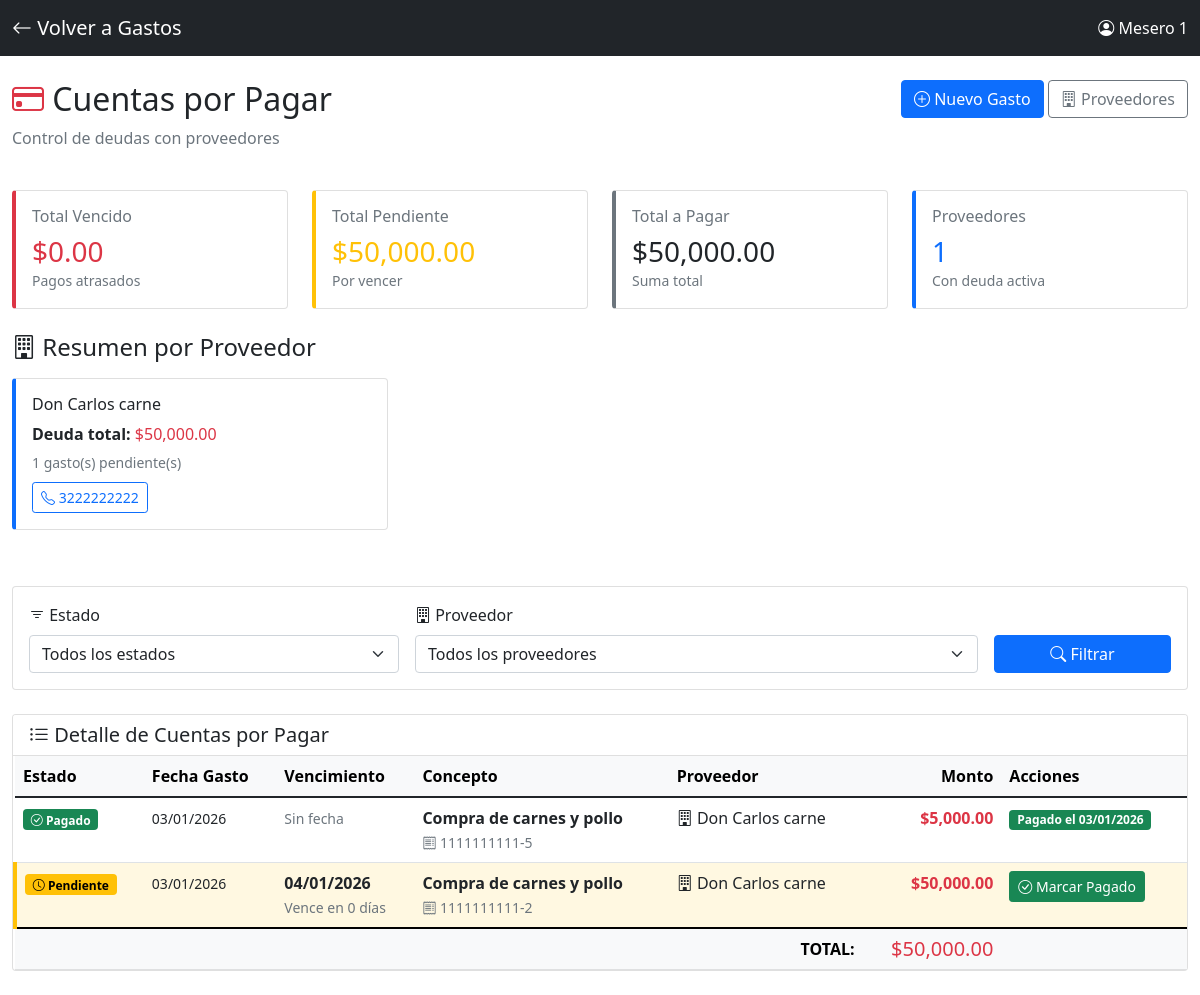
Before: /cuentas_por_pagar (signed in) with the older database file.
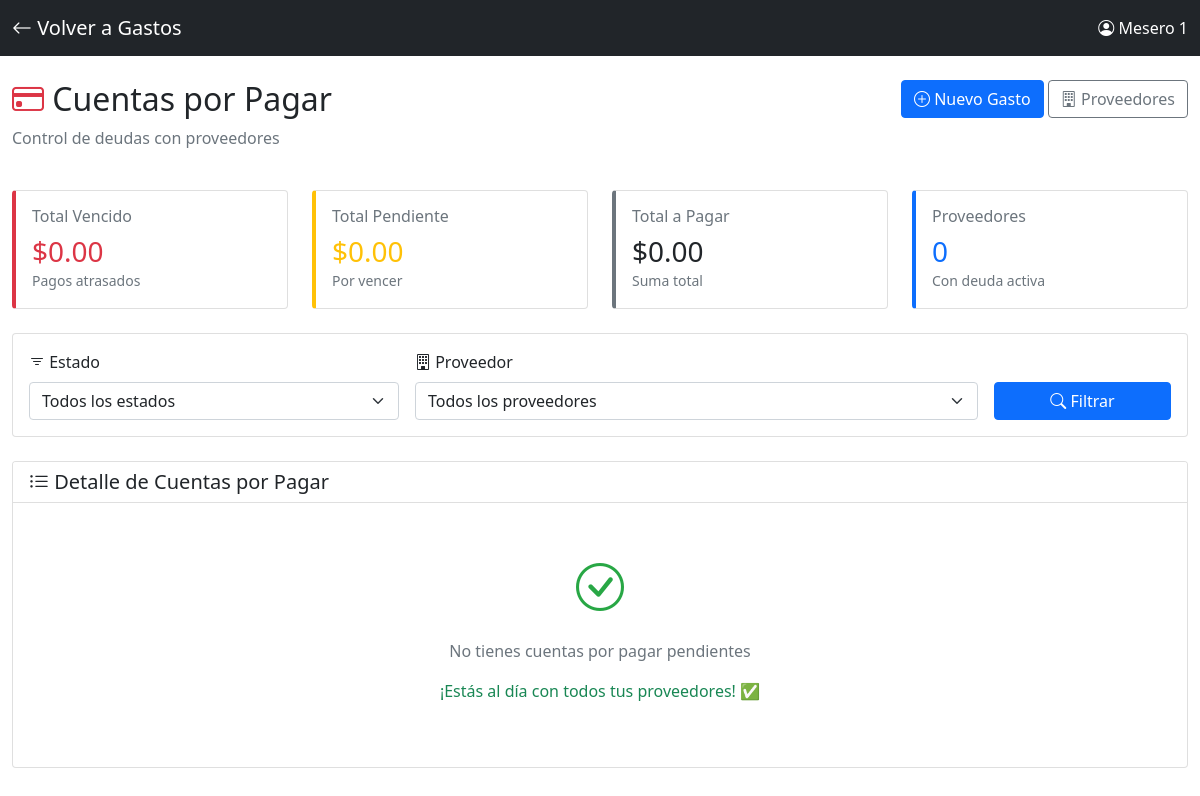
After: the same page with the newer database file.
### app.py (models this page shows)
class Proveedor(db.Model):
    id = db.Column(db.Integer, primary_key=True)
    nombre = db.Column(db.String(200), nullable=False)
    nit = db.Column(db.String(50))
    telefono = db.Column(db.String(50))
    email = db.Column(db.String(100))
    direccion = db.Column(db.String(300))
    notas = db.Column(db.Text)
    activo = db.Column(db.Boolean, default=True)
    fecha_registro = db.Column(db.DateTime, default=datetime.now)
    gastos = db.relationship('Gasto', backref='proveedor', lazy=True)

class Gasto(db.Model):
    id = db.Column(db.Integer, primary_key=True)
    fecha = db.Column(db.DateTime, default=datetime.now, nullable=False)
    concepto = db.Column(db.String(300), nullable=False)
    monto = db.Column(db.Float, nullable=False)
    categoria_id = db.Column(db.Integer, db.ForeignKey('categoria_gasto.id'), nullable=False)
    proveedor_id = db.Column(db.Integer, db.ForeignKey('proveedor.id'), nullable=True)
    usuario_id = db.Column(db.Integer, db.ForeignKey('usuario.id'), nullable=False)
    metodo_pago = db.Column(db.String(50), default='efectivo')
    numero_factura = db.Column(db.String(100))
    notas = db.Column(db.Text)
    archivo_adjunto = db.Column(db.String(500))
    aprobado = db.Column(db.Boolean, default=True)
    fecha_aprobacion = db.Column(db.DateTime)
    aprobado_por_id = db.Column(db.Integer, db.ForeignKey('usuario.id'), nullable=True)
    estado_pago = db.Column(db.String(20), default='pagado')  # pagado, pendiente, vencido
    fecha_vencimiento = db.Column(db.Date, nullable=True)  # Cuándo se debe pagar
    fecha_pago_real = db.Column(db.DateTime, nullable=True)  # Cuándo se pagó realmente
    usuario = db.relationship('Usuario', foreign_keys=[usuario_id], backref='gastos_registrados')
    aprobado_por = db.relationship('Usuario', foreign_keys=[aprobado_por_id], backref='gastos_aprobados')

### app.py (the view)
@app.route("/cuentas_por_pagar")
@login_required
def cuentas_por_pagar():
    estado = request.args.get('estado', 'todos')
    proveedor_id = request.args.get('proveedor_id', type=int)
    query = Gasto.query
    if estado != 'todos':
        query = query.filter(Gasto.estado_pago == estado)
    if proveedor_id:
        query = query.filter(Gasto.proveedor_id == proveedor_id)
    gastos = query.order_by(Gasto.fecha_vencimiento).all()
    from datetime import date
    hoy = date.today()
    for gasto in gastos:
        if gasto.estado_pago == 'pendiente' and gasto.fecha_vencimiento and gasto.fecha_vencimiento < hoy:
            gasto.estado_pago = 'vencido'
    db.session.commit()
    total_pendiente = sum(g.monto for g in gastos if g.estado_pago == 'pendiente')
    total_vencido = sum(g.monto for g in gastos if g.estado_pago == 'vencido')
    total_general = total_pendiente + total_vencido
    gastos_por_proveedor = {}
    for gasto in gastos:
        if gasto.estado_pago in ['pendiente', 'vencido']:
            if gasto.proveedor:
                prov_id = gasto.proveedor.id
                if prov_id not in gastos_por_proveedor:
                    gastos_por_proveedor[prov_id] = {
                        'proveedor': gasto.proveedor,
                        'total': 0,
                        'cantidad': 0
                    }
                gastos_por_proveedor[prov_id]['total'] += gasto.monto
                gastos_por_proveedor[prov_id]['cantidad'] += 1
    proveedores = Proveedor.query.filter_by(activo=True).order_by(Proveedor.nombre).all()
    return render_template("cuentas/cuentas_por_pagar.html",
                         gastos=gastos,
                         total_pendiente=total_pendiente,
                         total_vencido=total_vencido,
                         total_general=total_general,
                         gastos_por_proveedor=gastos_por_proveedor.values(),
                         proveedores=proveedores,
                         estado_filtro=estado,
                         proveedor_filtro=proveedor_id,
                         datetime=datetime)  # ← AGREGAR ESTA LÍNEA

### app.py (called while the page is built)
@login_manager.user_loader
def load_user(user_id):
    return Usuario.query.get(int(user_id))

### templates/cuentas/cuentas_por_pagar.html (shortened to what the changed rows need)
<!DOCTYPE html>
<html lang="es">
<head>
    <link href="https://cdn.jsdelivr.net/npm/bootstrap@5.1.3/dist/css/bootstrap.min.css" rel="stylesheet">
    <link rel="stylesheet" href="https://cdn.jsdelivr.net/npm/bootstrap-icons@1.7.2/font/bootstrap-icons.css">
</head>
<body>
    <div class="container-fluid py-4">
        <div class="row mb-4">
            <div class="col-md-8">
                <h2><i class="bi bi-credit-card text-danger"></i> Cuentas por Pagar</h2>
            </div>
        </div>
        <div class="row mb-4">
            <div class="col-md-3">
                <div class="card stat-card" style="border-left-color: #ffc107;">
                    <div class="card-body">
                        <h6 class="text-muted mb-2">Total Pendiente</h6>
                        <h3 class="mb-0 text-warning">${{ "{:,.2f}".format(total_pendiente) }}</h3>
                        <small class="text-muted">Por vencer</small>
                    </div>
                </div>
            </div>
            <div class="col-md-3">
                <div class="card stat-card" style="border-left-color: #6c757d;">
                    <div class="card-body">
                        <h6 class="text-muted mb-2">Total a Pagar</h6>
                        <h3 class="mb-0">${{ "{:,.2f}".format(total_general) }}</h3>
                        <small class="text-muted">Suma total</small>
                    </div>
                </div>
            </div>
            <div class="col-md-3">
                <div class="card stat-card" style="border-left-color: #0d6efd;">
                    <div class="card-body">
                        <h6 class="text-muted mb-2">Proveedores</h6>
                        <h3 class="mb-0 text-primary">{{ gastos_por_proveedor|length }}</h3>
                        <small class="text-muted">Con deuda activa</small>
                    </div>
                </div>
            </div>
        </div>
        {% if gastos_por_proveedor %}
        <div class="row mb-4">
            <div class="col-12">
                <h4 class="mb-3"><i class="bi bi-building"></i> Resumen por Proveedor</h4>
                <div class="row">
                    {% for item in gastos_por_proveedor %}
                    <div class="col-md-4 mb-3">
                        <div class="card proveedor-card">
                            <div class="card-body">
                                <h6 class="card-title">{{ item.proveedor.nombre }}</h6>
                                <p class="mb-1">
                                    <strong>Deuda total:</strong>
                                    <span class="text-danger">${{ "{:,.2f}".format(item.total) }}</span>
                                </p>
                                <p class="mb-0">
                                    <small class="text-muted">{{ item.cantidad }} gasto(s) pendiente(s)</small>
                                </p>
                                {% if item.proveedor.telefono %}
                                <a href="tel:{{ item.proveedor.telefono }}" class="btn btn-sm btn-outline-primary mt-2">
                                    <i class="bi bi-telephone"></i> {{ item.proveedor.telefono }}
                                </a>
                                {% endif %}
                            </div>
                        </div>
                    </div>
                    {% endfor %}
                </div>
            </div>
        </div>
        {% endif %}
        <div class="card">
            <div class="card-body p-0">
                {% if gastos %}
                <div class="table-responsive">
                    <table class="table table-hover mb-0">
                        <thead class="table-light">
                            <tr>
                                <th>Estado</th>
                                <th>Fecha Gasto</th>
                                <th>Vencimiento</th>
                                <th>Concepto</th>
                                <th>Proveedor</th>
                                <th class="text-end">Monto</th>
                                <th>Acciones</th>
                            </tr>
                        </thead>
                        <tbody>
                            {% for gasto in gastos %}
                            <tr class="gasto-row {% if gasto.estado_pago == 'vencido' %}gasto-vencido{% elif gasto.estado_pago == 'pendiente' %}gasto-pendiente{% endif %}">
                                <td>
                                    {% if gasto.estado_pago == 'vencido' %}
                                    <span class="badge badge-vencido">
                                        <i class="bi bi-exclamation-triangle"></i> Vencido
                                    </span>
                                    {% elif gasto.estado_pago == 'pendiente' %}
                                    <span class="badge badge-pendiente">
                                        <i class="bi bi-clock"></i> Pendiente
                                    </span>
                                    {% else %}
                                    <span class="badge bg-success">
                                        <i class="bi bi-check-circle"></i> Pagado
                                    </span>
                                    {% endif %}
                                </td>
                                <td>
                                    <small>{{ gasto.fecha.strftime('%d/%m/%Y') }}</small>
                                </td>
                                <td>
                                    {% if gasto.fecha_vencimiento %}
                                    <strong>{{ gasto.fecha_vencimiento.strftime('%d/%m/%Y') }}</strong>
                                    {% if gasto.estado_pago == 'vencido' %}
                                    <br><small class="text-danger">
                                        Vencido hace
                                        {{ (datetime.now().date() - gasto.fecha_vencimiento).days }} días
                                    </small>
                                    {% elif gasto.estado_pago == 'pendiente' %}
                                    <br><small class="text-muted">
                                        Vence en
                                        {{ (gasto.fecha_vencimiento - datetime.now().date()).days }} días
                                    </small>
                                    {% endif %}
                                    {% else %}
                                    <small class="text-muted">Sin fecha</small>
                                    {% endif %}
                                </td>
                                <td>
                                    <strong>{{ gasto.concepto }}</strong>
                                    {% if gasto.numero_factura %}
                                    <br><small class="text-muted">
                                        <i class="bi bi-receipt"></i> {{ gasto.numero_factura }}
                                    </small>
                                    {% endif %}
                                </td>
                                <td>
                                    {% if gasto.proveedor %}
                                    <i class="bi bi-building"></i> {{ gasto.proveedor.nombre }}
                                    {% else %}
                                    <span class="text-muted">-</span>
                                    {% endif %}
                                </td>
                                <td class="text-end">
                                    <strong class="text-danger">
                                        ${{ "{:,.2f}".format(gasto.monto) }}
                                    </strong>
                                </td>
                                <td>
                                    {% if gasto.estado_pago in ['pendiente', 'vencido'] %}
                                    <form method="POST"
                                          action="{{ url_for('marcar_gasto_pagado', gasto_id=gasto.id) }}"
                                          style="display: inline;">
                                        <button type="submit"
                                                class="btn btn-sm btn-success"
                                                onclick="return confirm('¿Confirmar que este gasto fue pagado?')">
                                            <i class="bi bi-check-circle"></i> Marcar Pagado
                                        </button>
                                    </form>
                                    {% else %}
                                    <span class="badge bg-success">
                                        Pagado el {{ gasto.fecha_pago_real.strftime('%d/%m/%Y') if gasto.fecha_pago_real else 'N/A' }}
                                    </span>
                                    {% endif %}
                                </td>
                            </tr>
                            {% endfor %}
                        </tbody>
                        <tfoot class="table-light">
                            <tr>
                                <th colspan="5" class="text-end">TOTAL:</th>
                                <th class="text-end">
                                    <h5 class="mb-0 text-danger">
                                        ${{ "{:,.2f}".format(total_general) }}
                                    </h5>
                                </th>
                                <th></th>
                            </tr>
                        </tfoot>
                    </table>
                </div>
                {% else %}
                <div class="text-center py-5">
                    <i class="bi bi-check-circle" style="font-size: 3rem; color: #28a745;"></i>
                    <p class="text-muted mt-3">No tienes cuentas por pagar pendientes</p>
                    <p class="text-success">¡Estás al día con todos tus proveedores! ✅</p>
                </div>
                {% endif %}
            </div>
        </div>
    </div>
</body>
</html>

Changed rows visible on the page:
removed Proveedor: proveedor.nombre "Don Carlos carne", proveedor.telefono "3222222222"
removed Gasto: estado_pago "pagado" (drawn), fecha "03/01/2026", shows "Sin fecha", concepto "Compra de carnes y pollo", numero_factura "1111111111-5", proveedor.nombre "Don Carlos carne", monto "5,000.00", fecha_pago_real "03/01/2026"
removed Gasto: estado_pago "pendiente" (drawn), fecha "03/01/2026", fecha_vencimiento "04/01/2026", concepto "Compra de carnes y pollo", numero_factura "1111111111-2", proveedor.nombre "Don Carlos carne", monto "50,000.00"
Other visible differences:
{{ "{:,.2f}".format(total_pendiente) }}: "50,000.00" → "0.00"
{{ "{:,.2f}".format(total_general) }}: "50,000.00" → "0.00"
{{ gastos_por_proveedor|length }}: "1" → "0"
{{ "{:,.2f}".format(total_general) }}: "50,000.00" → (not shown)
text no longer shown: "Resumen por Proveedor Estado Fecha Gasto Vencimiento Concepto Proveedor Monto Acciones TOTAL: $"
text now shown: "No tienes cuentas por pagar pendientes ¡Estás al día con todos tus proveedores! ✅"
list line gone: "Deuda total: $ 50,000.00 1 gasto(s) pendiente(s)"
